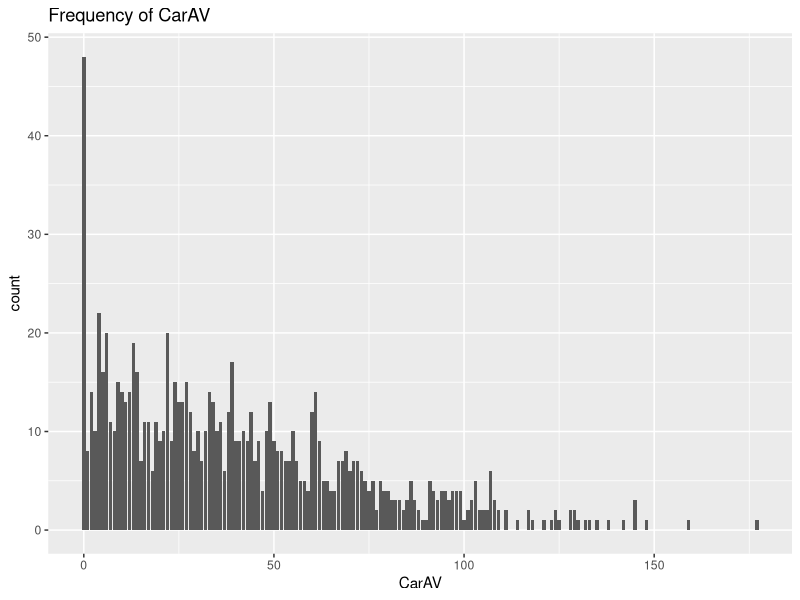
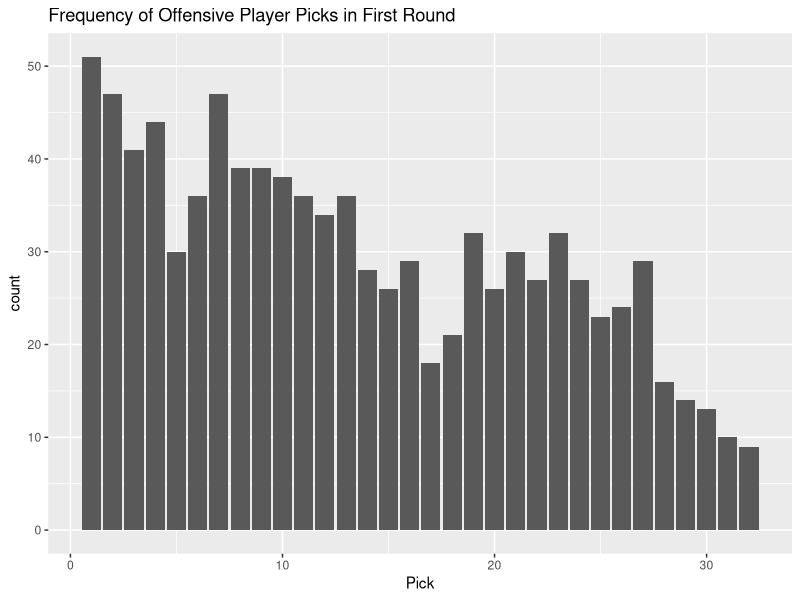
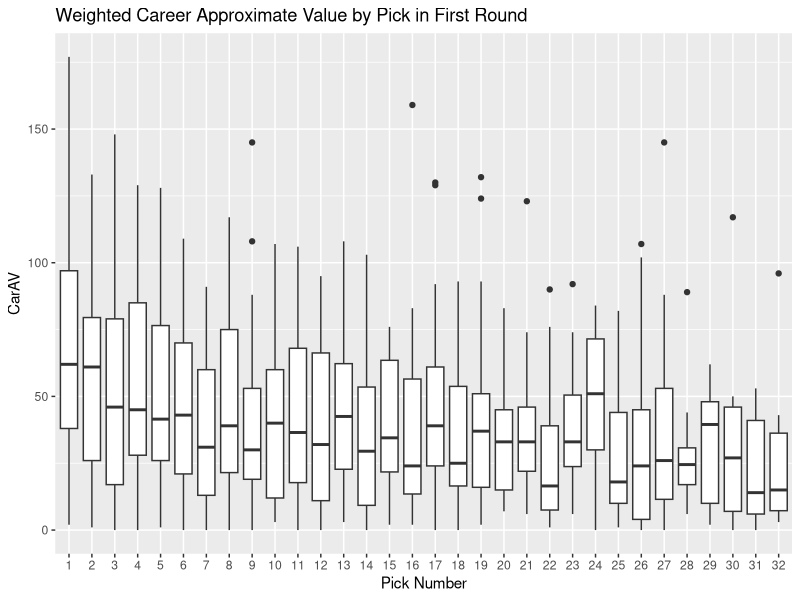
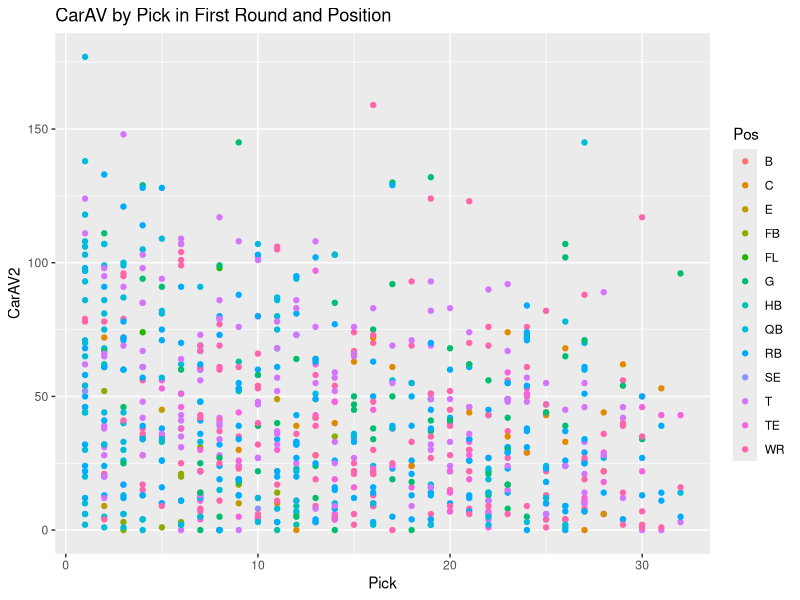
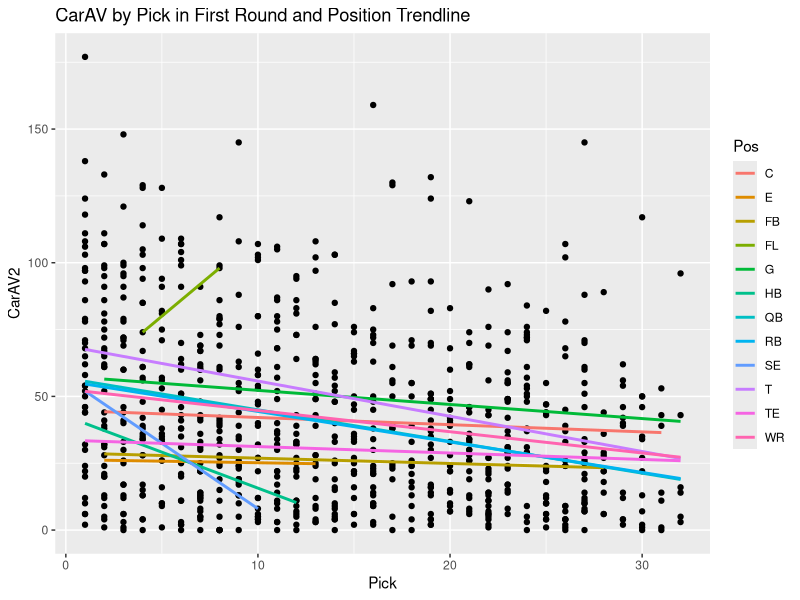
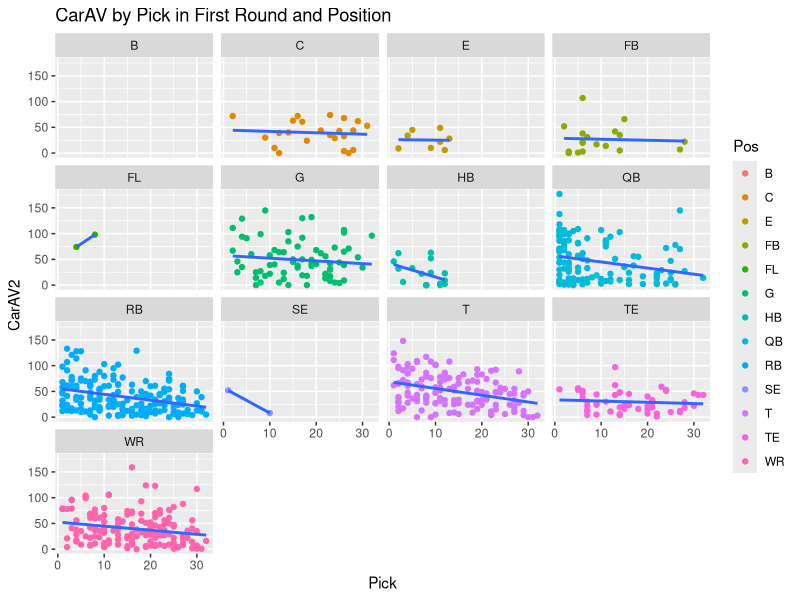
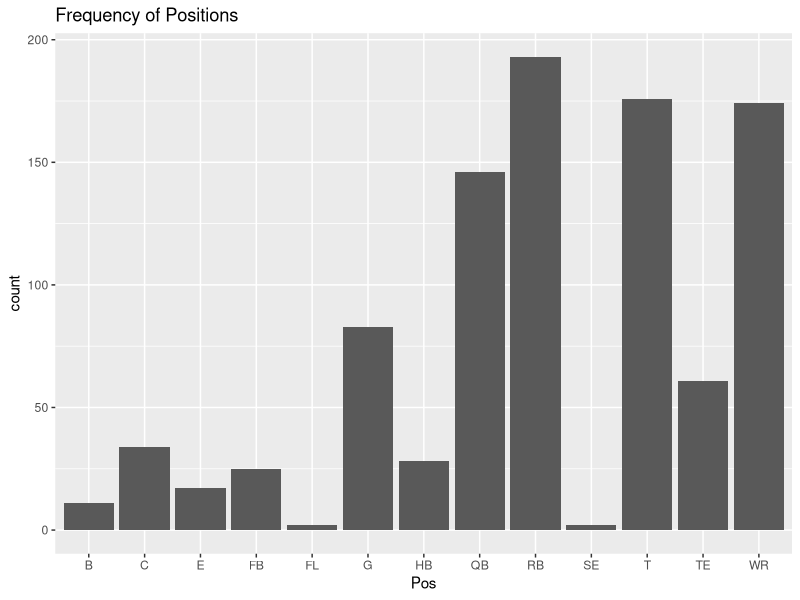
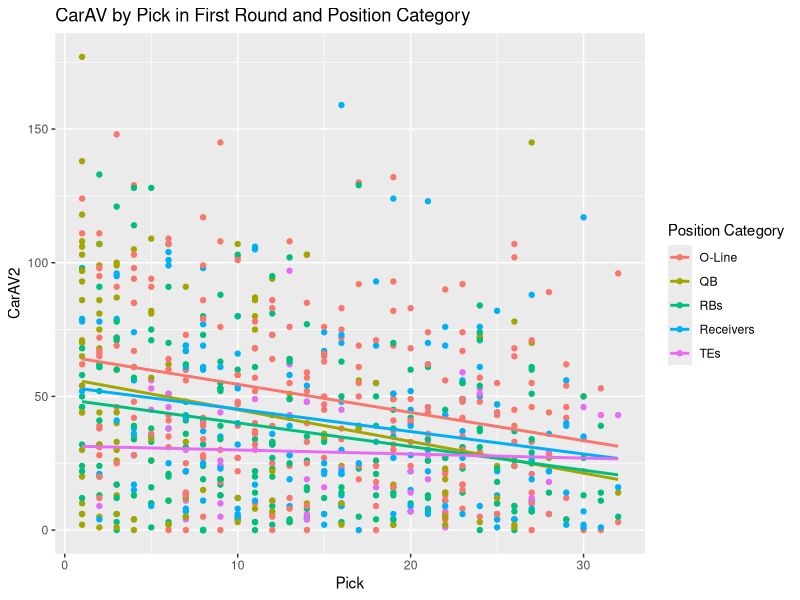

The R source for these figures, in order:
## ---- chunk 1

library(dplyr)
library(ggplot2)
library(ggthemes)
NFLdata <-read.csv("NFL_Data_1950_to_2019V3.csv")

#we only focus on 1st round and offensive positions
NFLOffenseDataRound1 <- NFLdata %>%
  filter(Rnd == 1) %>%
  filter(Pos == "B" | Pos == "RB" | Pos == "HB"| Pos == "FB"| Pos == "WR" |Pos == "SE" | Pos == "TE" | Pos == "E" | Pos == "FL" | Pos == "T" | Pos == "G"  | Pos == "C" | Pos == "QB")
summary(as.factor(NFLOffenseDataRound1$Pos))

## ---- chunk 2
summary(NFLOffenseDataRound1$CarAV)
sd(NFLOffenseDataRound1$CarAV, na.rm = T)

ggplot(NFLOffenseDataRound1, aes(CarAV))+ geom_bar() + labs(title = "Frequency of CarAV")
## ---- chunk 3
NFLOffenseDataRound1$CarAV2 <- NFLOffenseDataRound1$CarAV

NFLOffenseDataRound1$CarAV2[NFLOffenseDataRound1$Draft.Year < 1955 | NFLOffenseDataRound1$To == 2020] <- NA
summary(NFLOffenseDataRound1$CarAV2) #just checking it worked and added carAV2
## ---- chunk 4
summary(NFLOffenseDataRound1$Pick)

ggplot(NFLOffenseDataRound1, aes(Pick))+ geom_bar() + labs(title = "Frequency of Offensive Player Picks in First Round")
## ---- chunk 5

ggplot(NFLOffenseDataRound1, aes(x= as.factor(Pick),  y=CarAV2 )) + geom_boxplot() + labs( x= "Pick Number", y = "CarAV", title = "Weighted Career Approximate Value by Pick in First Round")

## ---- chunk 6
#Using the two explanatory variables, provide a summary table of the outcome using group_by(), arrange(), and summarize() functions

NFLOffenseDataRound1 %>%
  group_by(Pick, Pos) %>%
  summarise(avg = mean(CarAV2, na.rm=T)) %>%
  arrange(avg) %>%
  tbl_df() %>%
  print(n=Inf)

## ---- chunk 7

ggplot(NFLOffenseDataRound1, aes(x= Pick,  y=CarAV2 )) + geom_point(aes(color = Pos)) + labs( title = "CarAV by Pick in First Round and Position ")

ggplot(NFLOffenseDataRound1, aes(x= Pick,  y=CarAV2 ),aes(color = Pos)) + geom_point() + labs( title = "CarAV by Pick in First Round and Position Trendline") + geom_smooth(aes(color=Pos), method = "lm", se = F)

ggplot(NFLOffenseDataRound1, aes(x= Pick,  y=CarAV2)) + geom_point(aes(color = Pos)) + facet_wrap(~Pos) + geom_smooth(method = "lm", se = F) + labs(title = "CarAV by Pick in First Round and Position ")

## ---- chunk 8
ggplot(NFLOffenseDataRound1, aes(Pos))+ geom_bar() + labs(title = "Frequency of Positions")
#just here to see the distribution of positions
## ---- chunk 9
#step 1, new variable
NFLOffenseDataRound1$PosCat <- NFLOffenseDataRound1$Pos

#Groups Running Backs (RBs)
NFLOffenseDataRound1$PosCat[NFLOffenseDataRound1$Pos == "B" | NFLOffenseDataRound1$Pos == "RB" | NFLOffenseDataRound1$Pos == "FB" | NFLOffenseDataRound1$Pos == "HB"  ] <- "RBs"

#Group Receivers
NFLOffenseDataRound1$PosCat[NFLOffenseDataRound1$Pos == "WR" | NFLOffenseDataRound1$Pos == "SE" | NFLOffenseDataRound1$Pos == "FL"  ] <- "Receivers"

#Group Tight Ends + extra (TEs)
NFLOffenseDataRound1$PosCat[NFLOffenseDataRound1$Pos == "TE" | NFLOffenseDataRound1$Pos == "E"] <- "TEs"

# Group O-Line
NFLOffenseDataRound1$PosCat[NFLOffenseDataRound1$Pos == "G" | NFLOffenseDataRound1$Pos == "C" | NFLOffenseDataRound1$Pos == "T"  ] <- "O-Line"

summary(as.factor(NFLOffenseDataRound1$PosCat))
## ---- chunk 10
ggplot(NFLOffenseDataRound1, aes(x= Pick,  y=CarAV2)) + geom_point(aes(color = PosCat)) + labs( title = "CarAV by Pick in First Round and Position Category") + guides(color=guide_legend(title = "Position Category")) + geom_smooth(aes(color= PosCat, na.rm=TRUE), method = "lm", se = F)

ggplot(NFLOffenseDataRound1, aes(x= Pick,  y=CarAV2)) + geom_point(aes(color = PosCat)) + facet_wrap(~PosCat) + geom_smooth(method = "lm", se = F) + guides(color=guide_legend(title = "Position Category")) + labs(title = "CarAV by Pick in First Round and Position Category")

summary(as.factor(NFLOffenseDataRound1$PosCat))

## ---- chunk 11
#get rid of ages without much  data in them
summary(as.factor(NFLOffenseDataRound1$Age))

#there are only 7 20's, 27 24's, 9 25's, 2 26's, 2 28's, and 1 30, so we will get rid of those years as they are outliers/don't have enough data

NFLOffenseDataRound1$Age2 <- NFLOffenseDataRound1$Age
NFLOffenseDataRound1$Age2[NFLOffenseDataRound1$Age == 20 | NFLOffenseDataRound1$Age > 23 ] <- NA
summary(as.factor(NFLOffenseDataRound1$Age2)) #just chekcing

NFLOffenseDataRound1 %>%
  group_by(Pick, Age2) %>%
  summarise(avg = mean(CarAV2, na.rm=T)) %>%
  arrange(avg) %>%
  tbl_df() %>%
  print(n=Inf)

ggplot(NFLOffenseDataRound1, aes(x= Pick,  y=CarAV2)) + geom_point(aes(color = as.factor(Age2), shape = PosCat)) + labs(title = "CarAV by Pick in First Round and Age") + guides(color=guide_legend(title = "Age"))  + geom_smooth(aes(color= as.factor(Age2)), method = "lm", se = F)

ggplot(NFLOffenseDataRound1, aes(x= Pick,  y=CarAV2)) + geom_point(aes(color = PosCat)) + facet_wrap(~Age2) + geom_smooth(method = "lm", se = F) + guides(color=guide_legend(title = "Position Category")) + labs(title = "CarAV by Pick in First Round and Age and Position Category")


